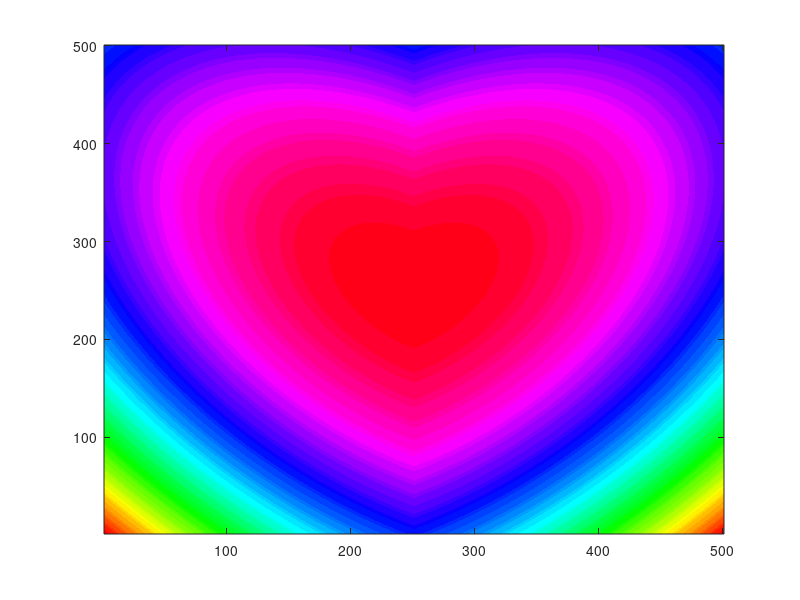

MATLAB code for this plot:
[x,y]=meshgrid(-10:0.04:10);
z=-(17*x.^2-16*y.*abs(x)+17.*y.^2);
[c,h]=contourf(z,100);set(h,'linestyle','none')
colormap('hsv')